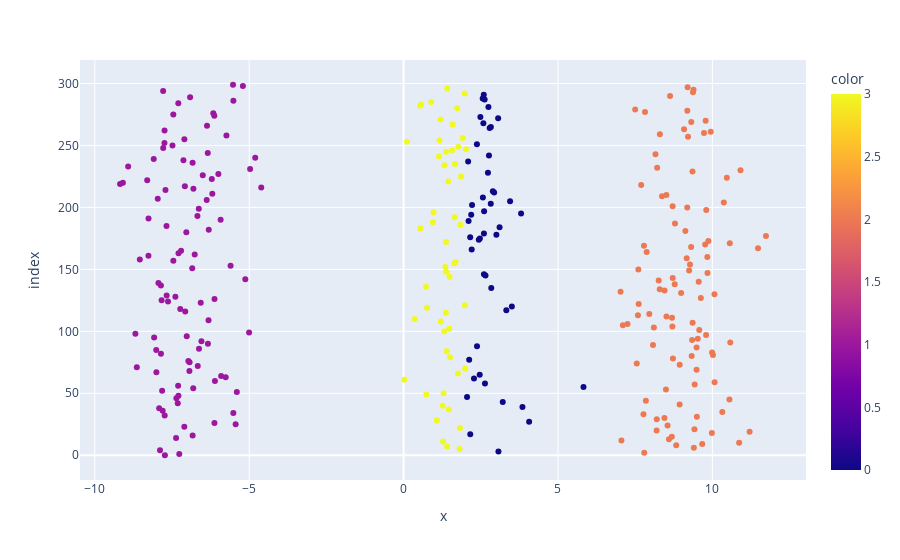

This figure's notebook cell:
### Markdown cell above
(2) K-Means

### Code cell
import numpy as np
import random
from sklearn.datasets import make_blobs
# Iterate through points:
#   Assign point to mean
# Update mean by shifting it to the average of the items categorized in that cluster so far.

class KMeans:
    def __init__(self, num_cluster, max_iteration):
        self.k = num_cluster
        self.max_iter = max_iteration
    
    def fit(self,X):
        # Random selection of centroids
        self.centroids = X[np.random.choice(X.shape[0], self.k, replace = False)]

        for _ in range(self.max_iter):
            labels = self.assign_labels(X)

            new_centroid = self.update_centroid(X, labels)

            if np.all(self.centroids == new_centroid):
                break

            self.centroids = new_centroid

    def assign_labels(self,X):
        # distances = np.linalg.norm(X[:, np.newaxis] - self.centroids, axis=2)
        distances = np.sqrt(np.sum((self.centroids - X[:, np.newaxis])**2, axis = 2))
        return np.argmin(distances, axis=1)
    
    def update_centroid(self, X, labels):
        new_centroids = np.array([X[labels==i].mean(axis=0) for i in range(self.k)])
        return new_centroids
    
# make blobs generates fake data
X, _ = make_blobs(n_samples=300, centers=3, random_state=42)
kmeans = KMeans(num_cluster=4, max_iteration = 20)

kmeans.fit(X)

labels = kmeans.assign_labels(X)
print("Cluster Assignments:", labels)
print("Final Centroids:", kmeans.centroids)

import plotly.express as px
fig = px.scatter(X[:, 0], X[:, 1], color=labels)
fig.show() # visualize

### Figure 1 — Plotly figure (JSON) as saved in the notebook; plotly's stock layout.template omitted (floating-point values rounded to 4 significant figures; data arrays with more than 128 entries replaced by an {"elided": "..."} marker saying what was removed)
{"data": [{"hovertemplate": "x=%{x}<br>index=%{y}<br>color=%{marker.color}<extra></extra>", "legendgroup": "", "marker": {"color": {"elided": "300 int values"}, "coloraxis": "coloraxis", "symbol": "circle"}, "mode": "markers", "name": "", "orientation": "h", "showlegend": false, "type": "scatter", "x": {"elided": "300 float values"}, "xaxis": "x", "y": {"elided": "300 int values"}, "yaxis": "y"}], "layout": {"coloraxis": {"colorbar": {"title": {"text": "color"}}, "colorscale": [[0, "#0d0887"], [0.1111, "#46039f"], [0.2222, "#7201a8"], [0.3333, "#9c179e"], [0.4444, "#bd3786"], [0.5556, "#d8576b"], [0.6667, "#ed7953"], [0.7778, "#fb9f3a"], [0.8889, "#fdca26"], [1, "#f0f921"]]}, "legend": {"tracegroupgap": 0}, "margin": {"t": 60}, "xaxis": {"anchor": "y", "domain": [0, 1], "title": {"text": "x"}}, "yaxis": {"anchor": "x", "domain": [0, 1], "title": {"text": "index"}}}}
